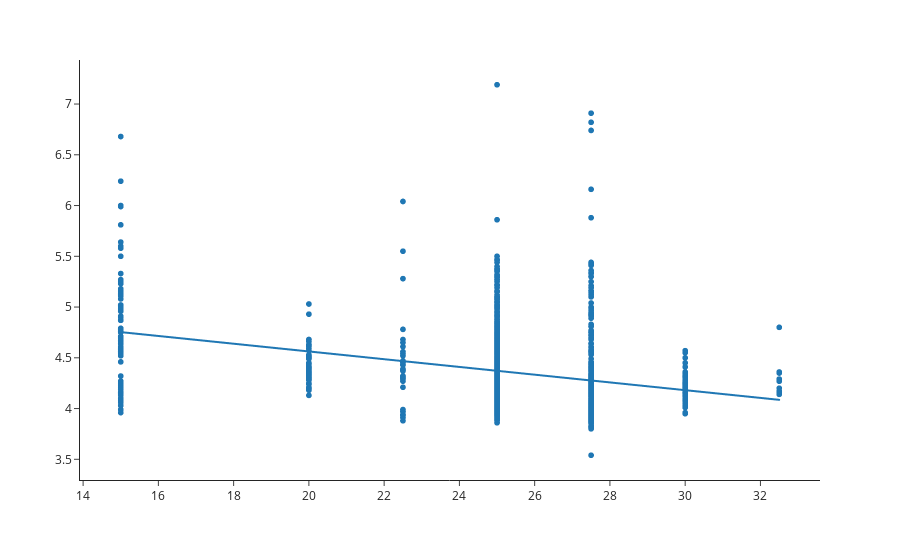

Here is the notebook cell this chart was saved with:
### Code cell
import plotly.express as px

fig = px.scatter(dogs_325, x=dogs_325['Hurdles'], y=dogs_325['time'], 
                 template = 'simple_white', 
                 trendline='ols',
                )

#az x és y tengely feliratok eltávolítása
fig.update_layout(xaxis_title=None, yaxis_title=None)

fig.show()

### Figure 1 — Plotly figure (JSON) as saved in the notebook; plotly's stock layout.template omitted (floating-point values rounded to 4 significant figures; data arrays with more than 128 entries replaced by an {"elided": "..."} marker saying what was removed)
{"data": [{"hovertemplate": "Hurdles=%{x}<br>time=%{y}<extra></extra>", "legendgroup": "", "marker": {"color": "#1F77B4", "symbol": "circle"}, "mode": "markers", "name": "", "showlegend": false, "type": "scattergl", "x": {"elided": "1213 float values"}, "xaxis": "x", "y": {"elided": "1213 float values"}, "yaxis": "y"}, {"hovertemplate": "<b>OLS trendline</b><br>time = -0.0381392 * Hurdles + 5.32537<br>R<sup>2</sup>=0.110882<br><br>Hurdles=%{x}<br>time=%{y} <b>(trend)</b><extra></extra>", "legendgroup": "", "marker": {"color": "#1F77B4", "symbol": "circle"}, "mode": "lines", "name": "", "showlegend": false, "type": "scattergl", "x": {"elided": "1213 float values"}, "xaxis": "x", "y": {"elided": "1213 float values"}, "yaxis": "y"}], "layout": {"autosize": true, "legend": {"tracegroupgap": 0}, "margin": {"t": 60}, "xaxis": {"anchor": "y", "autorange": true, "domain": [0, 1], "range": [13.83, 33.67], "title": {}, "type": "linear"}, "yaxis": {"anchor": "x", "autorange": true, "domain": [0, 1], "range": [3.257, 7.473], "title": {}, "type": "linear"}}}
